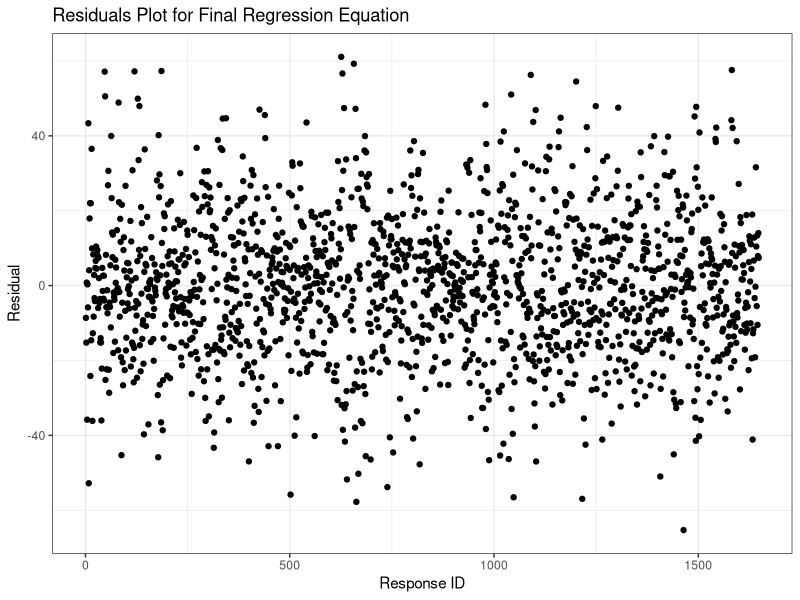
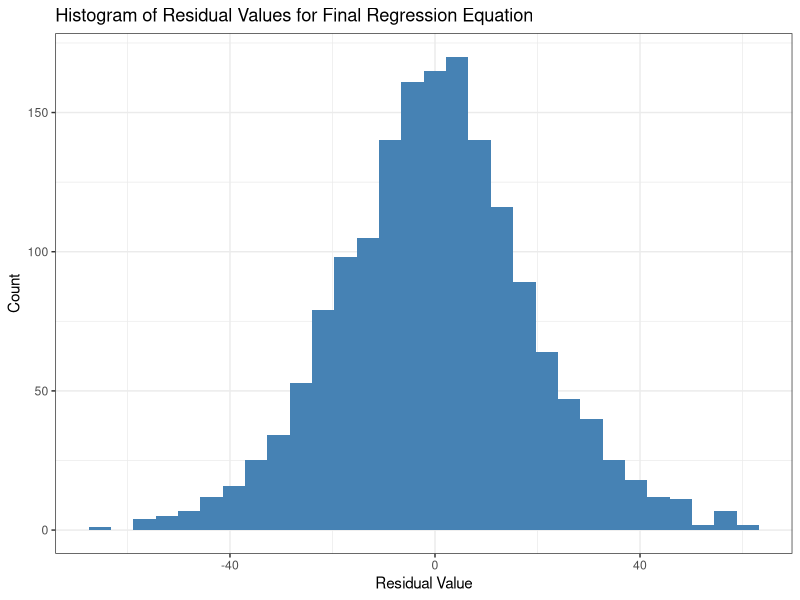

The R source for these figures, in order:
#setwd('C:/Erika/Stevens/2019 Spring/BIA-654-B/Final Project')

library(dplyr)
library(tidyr)
library(ggplot2)
library(car)
library(readxl)

survey <- read_xlsx('Survey Results.xlsx', sheet='Survey Responses', skip=4)

survey_reshape <- survey %>% gather(key='Respondent_ID',value='Response',17:ncol(survey)) %>% select(-Average)

fit <- lm(Response~A*B*C*D*E*F*G+Respondent_ID,survey_reshape)
anova(fit)

final_fit <- lm(Response~A+B*C+D+F+G+Respondent_ID,survey_reshape)

#Plot residuals
ggplot() +
  geom_point(data=final_fit,aes(x=seq(1,1648),y=final_fit$residuals)) +
  labs(title='Residuals Plot for Final Regression Equation',x='Response ID',y='Residual') +
  theme_bw()

#Histogram of residuals
ggplot() + 
  geom_histogram(data=final_fit,aes(x=final_fit$residuals),fill='steelblue') +
  labs(title='Histogram of Residual Values for Final Regression Equation',x='Residual Value',y='Count') +
  theme_bw()
